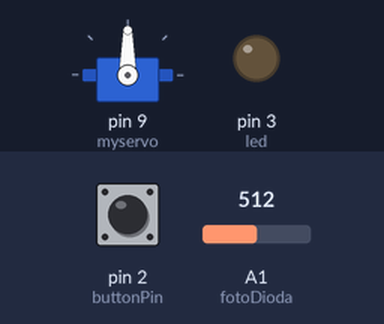
Simulated run of this sketch. Board: Arduino Uno, built with avr-gcc and run on an emulated ATmega328P. Parts: servo, output pins drawn as LEDs (lit = HIGH). Dashed ring = blinking. Inputs (shaded band) come from the test bench; at power-on: pin 2 (buttonPin) HIGH, A1 (fotoDioda) = 512. Random numbers use the default seed unless the sketch sets one; what the sketch prints to the serial monitor is not drawn.

Above: at 7.2 s.
7.3 s: pin 2 (buttonPin) pulled LOW for 0.15 s
8.9 s: pin 2 (buttonPin) pulled LOW for 3.2 s
At 13.1 s:
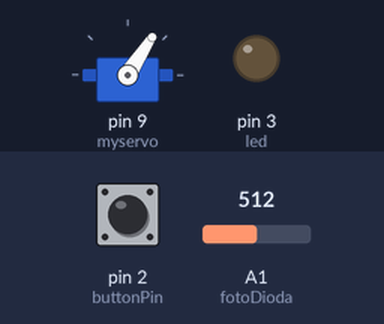
At 14.5 s:
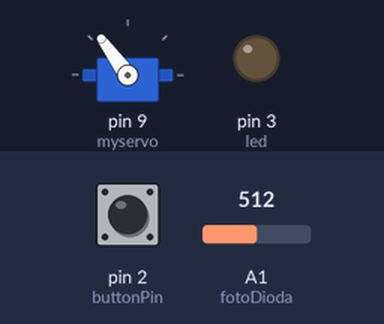
15.1 s: A1 (fotoDioda) set to 646
18.1 s: A1 (fotoDioda) set to 673
At 20.5 s:
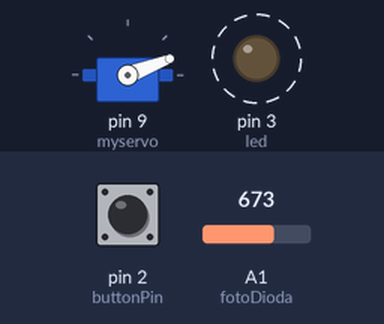
24.1 s: A1 (fotoDioda) set to 511
27.1 s: A1 (fotoDioda) set to 716
At 30.6 s:
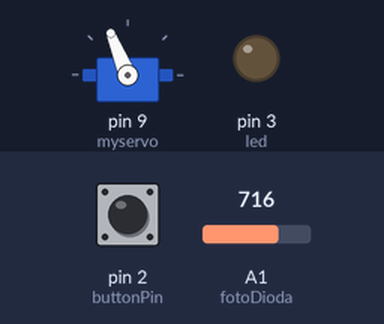
Timing chart, 0 to 31.1 s (numbered marks = the images above; inputs shaded):
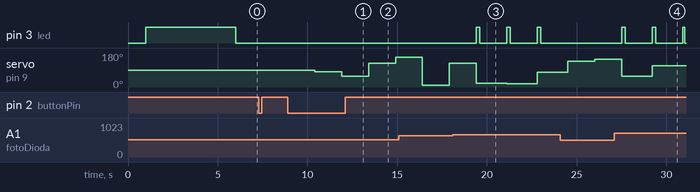

Measured:
- the behaviour switches between 662 and 663 on A1 (fotoDioda) (found by bisection; images 2 and 3)
- after the input at 7.3 s, every drawn part: stays the same
- after the input at 8.9 s, servo on pin 9 (myservo): 90° → 82° after 1.5 s, → 57° 1.5 s later, → 126° 1.5 s later, → 158° 1.5 s later
- after the input at 18.1 s, pin 3 (led): alternates HIGH for 0.20 s and LOW for 1.5 s, starting after 1.3 s
- after the input at 27.1 s, pin 3 (led): goes HIGH 0.20 s, LOW 1.5 s, HIGH 0.20 s, LOW 1.5 s, HIGH 0.10 s, then LOW, starting after 0.42 s

The sketch:

red_light_target_code.ino
```cpp
#include <Servo.h>

Servo myservo;
int fotoDioda = A1;
int hodnota = 0;
int prahHodnota = 250;
int led = 3;
int buttonPin = 2;

int zasahCounter = 0;
bool blikaniZacalo = false;
int mod = 0; // 0 = neaktivní, 1 = bez pohybu, 2 = servo pohyb

unsigned long posledniStisk = 0;
bool posledniStavTlacitka = HIGH;
int pocetStisku = 0;

void setup() {
  digitalWrite(led, HIGH);
  myservo.attach(9);
  randomSeed(analogRead(0));
  Serial.begin(9600);

  myservo.write(90);
  delay(1000);

  pinMode(led, OUTPUT);
  pinMode(buttonPin, INPUT_PULLUP);

  int starthodnota = analogRead(fotoDioda);
  prahHodnota = starthodnota + 150; // přidání prahu nad okolní světlo
  Serial.print("Kalibrovaná prahová hodnota: ");
  Serial.println(prahHodnota);
  delay(5000);
  digitalWrite(led, LOW);

}

void loop() {
  // Čtení tlačítka
  bool stavTlacitka = digitalRead(buttonPin);

  // Výpis při změně stavu
  //if (stavTlacitka = posledniStavTlacitka) {
  if (stavTlacitka == LOW) {
    Serial.println("Tlačítko STISKNUTO");
  } else {
    Serial.println("Tlačítko PUŠTĚNO");
  }
  //}

  if (stavTlacitka == LOW && posledniStavTlacitka == HIGH && millis() - posledniStisk > 200) {
    posledniStisk = millis();

    if (blikaniZacalo) {
      // Reset po blikání
      zasahCounter = 0;
      blikaniZacalo = false;
      mod = 0;
      pocetStisku = 0;
      Serial.println("Systém restartován.");
    } else {
      pocetStisku++;
      if (pocetStisku == 1) {
        mod = 1; // Mód bez pohybu
        Serial.println("Mód 1: Bez pohybu, měření zásahů.");
      } else if (pocetStisku == 2) {
        mod = 2; // Mód s pohybem
        Serial.println("Mód 2: Servo se pohybuje.");
      }
    }
  }
  posledniStavTlacitka = stavTlacitka;

  if (mod > 0 && !blikaniZacalo) {
    if (mod == 2) {
      int nahodnyUhel = random(0, 181);
      myservo.write(nahodnyUhel);
    }

    hodnota = analogRead(fotoDioda);
    Serial.print("Hodnota fotodiody: ");
    Serial.println(hodnota);

    if (hodnota > prahHodnota) {
      zasahCounter++;
      Serial.print("Zásah #: ");
      Serial.println(zasahCounter);
      digitalWrite(led, HIGH);
      delay(200);
      digitalWrite(led, LOW);
    }

    if (zasahCounter >= 5) {
      blikaniZacalo = true;
      Serial.println("Dosaženo 5 zásahů – blikání LED.");
    }

    delay(1500);
  }

  if (blikaniZacalo) {
    digitalWrite(led, HIGH);
    delay(100);
    digitalWrite(led, LOW);
    delay(100);
  }
}
```
